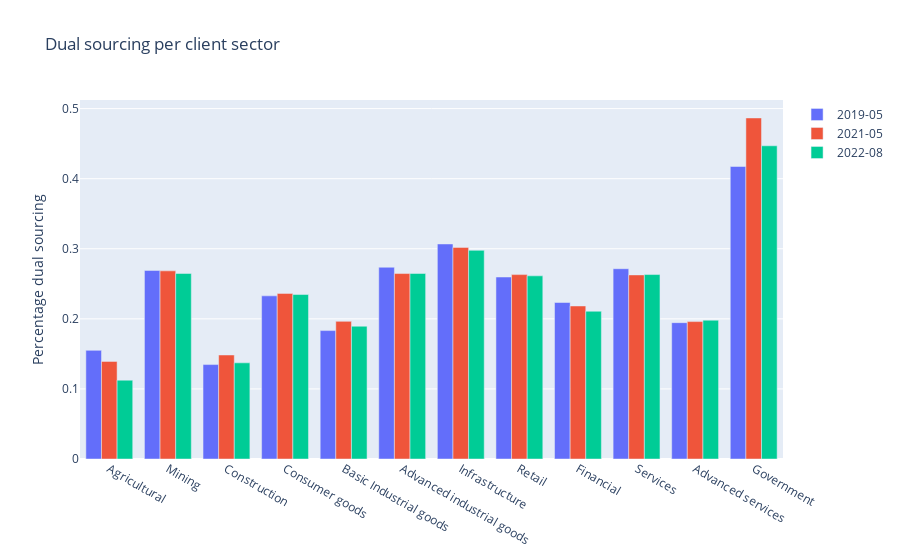

This figure's notebook cell:
### Code cell
fig = go.Figure()
anchos = [0.2] * 11

fig.add_trace(go.Bar(x=list_results2[0].index, y=list_results2[0], name=str(dates[0])))


fig.add_trace(go.Bar(x=list_results2[8].index, y=list_results2[8], name=str(dates[8])))

fig.add_trace(go.Bar(x=list_results2[13].index, y=list_results2[13], name=str(dates[13])))

fig.update_layout(title =  "Dual sourcing per client sector", yaxis_title="Percentage dual sourcing")
fig

### Figure 1 — Plotly figure (JSON) as saved in the notebook; plotly's stock layout.template omitted (floating-point values rounded to 4 significant figures)
{"data": [{"name": "2019-05", "type": "bar", "x": ["Agricultural", "Mining", "Construction", "Consumer goods", "Basic Industrial goods", "Advanced industrial goods", "Infrastructure", "Retail", "Financial", "Services", "Advanced services", "Government"], "y": [0.155, 0.2691, 0.1348, 0.2328, 0.1833, 0.2737, 0.3069, 0.2597, 0.2233, 0.2715, 0.1946, 0.4174]}, {"name": "2021-05", "type": "bar", "x": ["Agricultural", "Mining", "Construction", "Consumer goods", "Basic Industrial goods", "Advanced industrial goods", "Infrastructure", "Retail", "Financial", "Services", "Advanced services", "Government"], "y": [0.1393, 0.2685, 0.1484, 0.2363, 0.1964, 0.2647, 0.302, 0.2631, 0.2184, 0.2627, 0.1961, 0.4867]}, {"name": "2022-08", "type": "bar", "x": ["Agricultural", "Mining", "Construction", "Consumer goods", "Basic Industrial goods", "Advanced industrial goods", "Infrastructure", "Retail", "Financial", "Services", "Advanced services", "Government"], "y": [0.1125, 0.2648, 0.1372, 0.2347, 0.1895, 0.2648, 0.2977, 0.2614, 0.2109, 0.2632, 0.1981, 0.447]}], "layout": {"title": {"text": "Dual sourcing per client sector"}, "yaxis": {"title": {"text": "Percentage dual sourcing"}}}}
